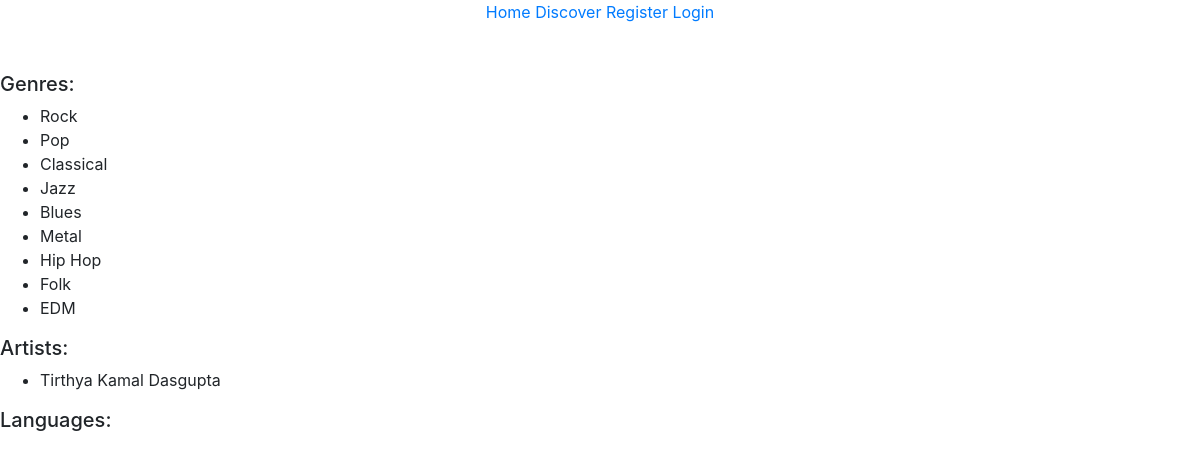
Before: /music/discover with the older database file.
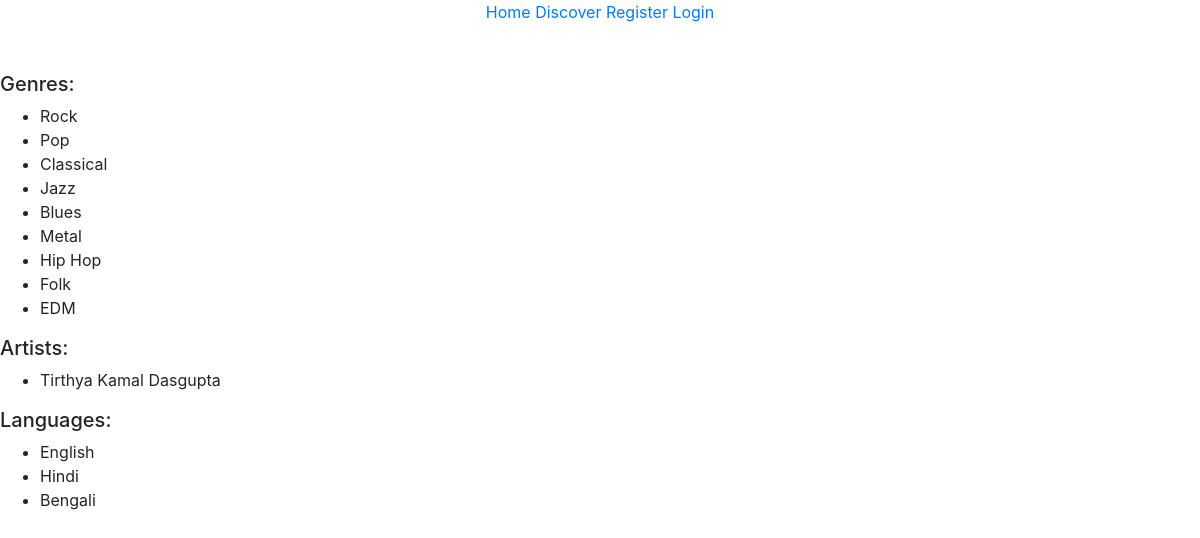
After: the same page with the newer database file.
### music/models.py (models this page shows)
class Genre(models.Model):
    id = models.BigAutoField(primary_key=True)
    name = models.CharField(unique=True, null=False, max_length=255)

class Language(models.Model):
    id = models.BigAutoField(primary_key=True)
    name = models.CharField(unique=True, null=False, max_length=255)

### user/models.py (models this page shows)
class AdditionalArtistDetail(models.Model):
    user = models.OneToOneField(User, on_delete = models.CASCADE)

### music/views.py (the view)
# urls.py: path('discover', views.discover, name = 'discover')
def discover(request):
    genres = Genre.objects.all()
    artists = AdditionalArtistDetail.objects.all()
    languages = Language.objects.all()
    return render(request, 'music/discover.html', {'genres' : genres, 'artists' : artists, 'languages' : languages})

### templates/music/discover.html (shortened to what this page needs)
{% extends 'main/overall_base.html' %}
{% load static %}
{% block body %}
    <br>
    <h5>Genres:</h5>
    <ul>
        {% for genre in genres %}
            <li>
                {{ genre.name }}
            </li>
        {% endfor %}
    </ul>
    <h5>Artists:</h5>
    <ul>
        {% for artist in artists %}
            <li>
                {{ artist.user.first_name }} {{ artist.user.last_name }}
            </li>
        {% endfor %}
    </ul>
    <h5>Languages:</h5>
    <ul>
        {% for language in languages %}
            <li>
                {{ language.name }}
            </li>
        {% endfor %}
    </ul>
{% endblock %}

Changed rows visible on the page:
added Language: name "English"
added Language: name "Hindi"
added Language: name "Bengali"
